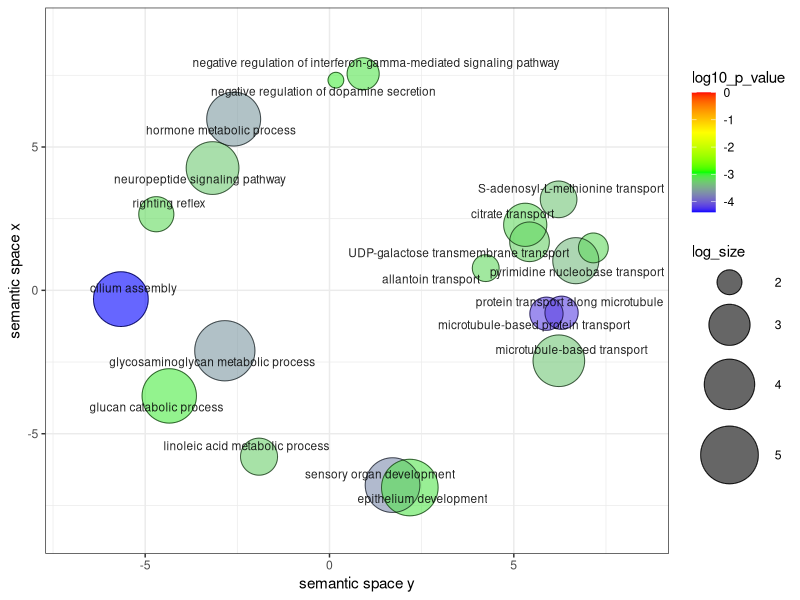
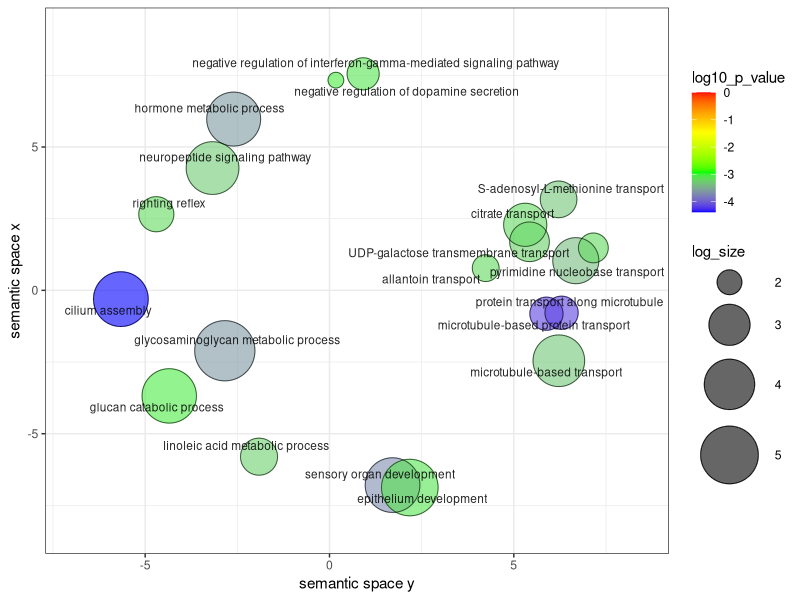

R code for these plots, in order:
# A plotting R script produced by the Revigo server at http://revigo.irb.hr/
# If you found Revigo useful in your work, please cite the following reference:
# Supek F et al. "REVIGO summarizes and visualizes long lists of Gene Ontology
# terms" PLoS ONE 2011. doi:10.1371/journal.pone.0021800

# --------------------------------------------------------------------------
# If you don't have the ggplot2 package installed, uncomment the following line:
# install.packages( "ggplot2" );
library( ggplot2 );
library(ggrepel)

# --------------------------------------------------------------------------
# If you don't have the scales package installed, uncomment the following line:
# install.packages( "scales" );
library( scales );

# --------------------------------------------------------------------------
# Here is your data from Revigo. Scroll down for plot configuration options.

revigo.names <- c("term_ID","description","frequency","plot_X","plot_Y","log_size","log10_p_value","uniqueness","dispensability");
revigo.data <- rbind(c("GO:0007423","sensory organ development",0.150496402810338,1.71068759697397,-6.79214564921435,4.5602295339144,-3.70601704334959,0.955684293389268,0),
c("GO:0030203","glycosaminoglycan metabolic process",1.00909565689903,-2.83955529539667,-2.10691784416848,5.38662557915907,-3.6219276590108,0.986009109205803,0),
c("GO:0060271","cilium assembly",0.155248353865325,-5.65977503341237,-0.306206970039397,4.57373005245357,-4.38624938482081,0.706292855271531,0),
c("GO:0098840","protein transport along microtubule",0.00102330593773478,6.29560405345719,-0.781712183194048,2.39445168082622,-4.15116969303531,0.608816327864358,0.00606553),
c("GO:0042445","hormone metabolic process",0.11912192561817,-2.59932333570784,5.97312195483813,4.45869826840275,-3.61791651569513,0.956476101865797,0.03075045),
c("GO:0043651","linoleic acid metabolic process",0.00188918019274112,-1.91153268353234,-5.80089471466892,2.65991620006985,-3.25550860139878,0.987652127946439,0.03386545),
c("GO:0060336","negative regulation of interferon-gamma-mediated signaling pathway",0.000878303072063856,0.912812987218979,7.55195513862336,2.32837960343874,-3.10390072763946,0.894788741541073,0.12115344),
c("GO:0009251","glucan catabolic process",0.136928277522559,-4.34714429805278,-3.68138289535775,4.51919774408441,-3.05964538799872,0.985909990466915,0.12492643),
c("GO:0007218","neuropeptide signaling pathway",0.0819721914332804,-3.1723422527923,4.26449816000589,4.29637995377139,-3.29418273001038,0.939163593473231,0.16086415),
c("GO:0060013","righting reflex",0.00136716987632581,-4.69823141600724,2.65492574288902,2.51982799377572,-3.17830801158322,0.986179668377807,0.1872236),
c("GO:0015805","S-adenosyl-L-methionine transport",0.00176074908314688,6.21514101659149,3.17343102441649,2.62940959910272,-3.32360613294033,0.843654209392942,0.23883122),
c("GO:0015720","allantoin transport",0.000484723865242788,4.23780134560317,0.774558085796737,2.07188200730613,-3.18256173002017,0.845585828839705,0.24722283),
c("GO:0015855","pyrimidine nucleobase transport",0.0128762544715777,6.68179702148546,1.0346133691282,3.49262072204319,-3.38512477906643,0.797701641584638,0.28687488),
c("GO:0072334","UDP-galactose transmembrane transport",0.00306163193516599,5.42603053060789,1.6930999238571,2.86923171973098,-3.23376034926276,0.811785636565216,0.30312109),
c("GO:0033602","negative regulation of dopamine secretion",0.000290005731341839,0.173653337740208,7.3302508917582,1.85125834871908,-3.05611276737559,0.93827104356469,0.30888252),
c("GO:0015746","citrate transport",0.00647127074794218,5.3095697540338,2.28565028770444,3.19395897801919,-3.19119987391584,0.817848611740896,0.5354378),
c("GO:0099111","microtubule-based transport",0.058324295511863,6.221678606918,-2.45569186838678,4.14857180893216,-3.31472842369991,0.62792936419695,0.59563132),
c("GO:0060429","epithelium development",0.279511666806284,2.17898221223189,-6.87732030913693,4.82909783625819,-3.10354041739211,0.955684293389268,0.6050412),
c("GO:0099118","microtubule-based protein transport",0.00102330593773478,5.88553139633021,-0.815374942989983,2.39445168082622,-4.15116969303531,0.609563299604385,0.64774905),
c("GO:0015857","uracil transport",0.000658727304047892,7.15774886276768,1.47974800485151,2.20411998265592,-3.18256173002017,0.817571189789625,0.66828862));

one.data <- data.frame(revigo.data);
names(one.data) <- revigo.names;
one.data <- one.data [(one.data$plot_X != "null" & one.data$plot_Y != "null"), ];
one.data$plot_X <- as.numeric( as.character(one.data$plot_X) );
one.data$plot_Y <- as.numeric( as.character(one.data$plot_Y) );
one.data$log_size <- as.numeric( as.character(one.data$log_size) );
one.data$log10_p_value <- as.numeric( as.character(one.data$log10_p_value) );
one.data$frequency <- as.numeric( as.character(one.data$frequency) );
one.data$uniqueness <- as.numeric( as.character(one.data$uniqueness) );
one.data$dispensability <- as.numeric( as.character(one.data$dispensability) );
#head(one.data);


# --------------------------------------------------------------------------
# Names of the axes, sizes of the numbers and letters, names of the columns,
# etc. can be changed below

p1 <- ggplot( data = one.data );
p1 <- p1 + geom_point( aes( plot_X, plot_Y, colour = log10_p_value, size = log_size), alpha = I(0.6) ) + scale_size_area();
p1 <- p1 + scale_colour_gradientn( colours = c("blue", "green", "yellow", "red"), limits = c( min(one.data$log10_p_value), 0) );
p1 <- p1 + geom_point( aes(plot_X, plot_Y, size = log_size), shape = 21, fill = "transparent", colour = I (alpha ("black", 0.6) )) + scale_size_area();
p1 <- p1 + scale_size( range=c(5, 20)) + theme_bw(); # + scale_fill_gradientn(colours = heat_hcl(7), limits = c(-300, 0) );
ex <- one.data [ one.data$dispensability < 0.65, ];
p1 <- p1 + geom_text_repel( data = ex, aes(plot_X, plot_Y, label = description), colour = I(alpha("black", 0.85)), size = 3 );
p1 <- p1 + labs (y = "semantic space x", x = "semantic space y");
p1 <- p1 + theme(legend.key = element_blank()) ;
one.x_range = max(one.data$plot_X) - min(one.data$plot_X);
one.y_range = max(one.data$plot_Y) - min(one.data$plot_Y);
p1 <- p1 + xlim(min(one.data$plot_X)-one.x_range/10,max(one.data$plot_X)+one.x_range/10);
p1 <- p1 + ylim(min(one.data$plot_Y)-one.y_range/10,max(one.data$plot_Y)+one.y_range/10);


# --------------------------------------------------------------------------
# Output the plot to screen

p1;

# Uncomment the line below to also save the plot to a file.
# The file type depends on the extension (default=pdf).

# ggsave("/path_to_your_file/revigo-plot.pdf");
ggsave("figures/DE_E1516_vs_E217_up_BP_REVIGO.png", width=8, height=8, dpi=1200);

